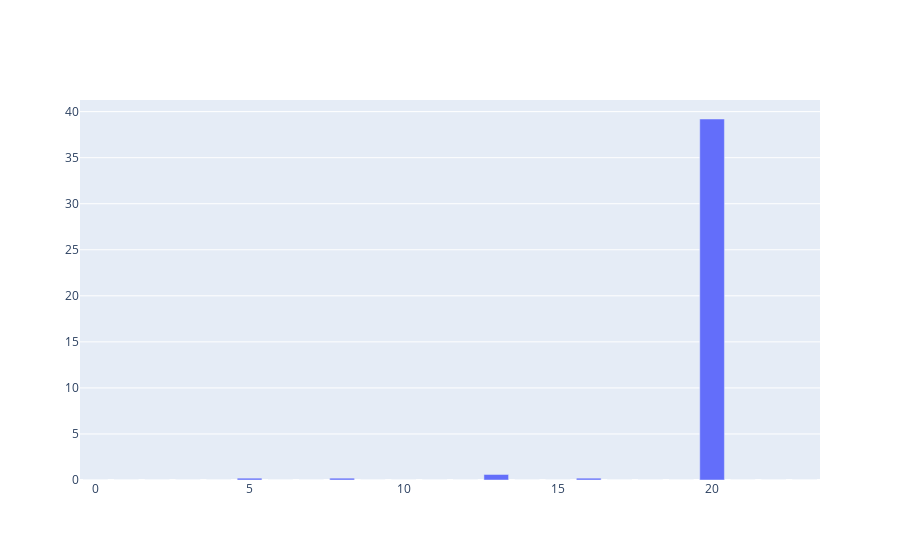

The cell this chart's notebook holds for it:
### Code cell
configure_plotly_browser_state()
bar = go.Bar(x=clima.hora, y=clima.precipitacao)
ply.iplot([bar])

### Figure 1 — Plotly figure (JSON) as saved in the notebook; plotly's stock layout.template omitted (floating-point values rounded to 4 significant figures)
{"data": [{"y": [0, 0, 0, 0, 0, 0.2, 0, 0, 0.2, 0, 0, 0, 0, 0.6, 0, 0, 0.2, 0, 0, 0, 39.2, 0, 0, 0], "x": [0, 1, 2, 3, 4, 5, 6, 7, 8, 9, 10, 11, 12, 13, 14, 15, 16, 17, 18, 19, 20, 21, 22, 23], "type": "bar"}], "layout": {}}
